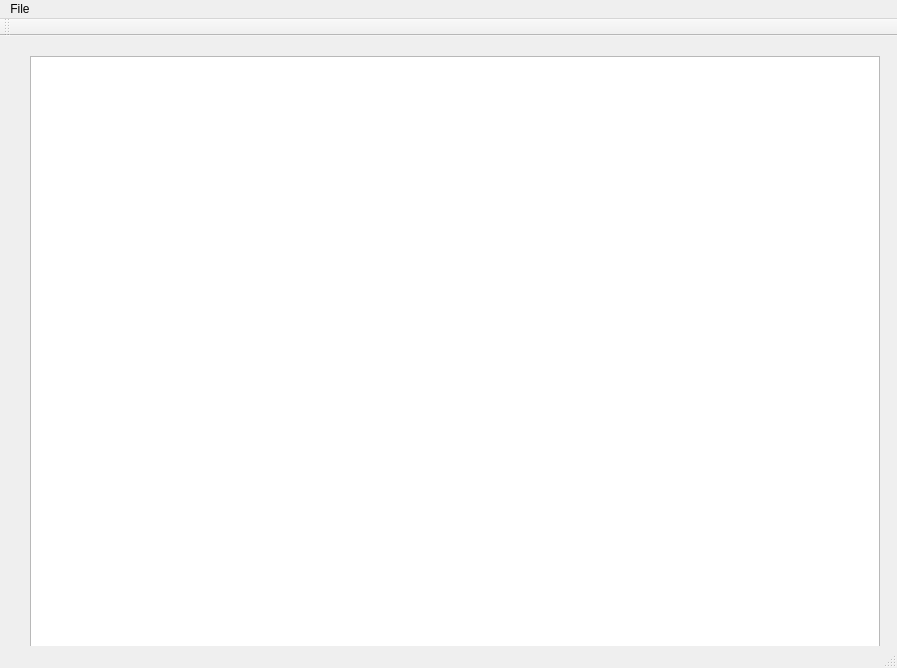
<?xml version="1.0" encoding="UTF-8"?>
<ui version="4.0">
 <class>MainWindow</class>
 <widget class="QMainWindow" name="MainWindow">
  <property name="geometry">
   <rect>
    <x>0</x>
    <y>0</y>
    <width>897</width>
    <height>668</height>
   </rect>
  </property>
  <property name="windowTitle">
   <string>MainWindow</string>
  </property>
  <widget class="QWidget" name="centralWidget">
   <widget class="QGraphicsView" name="graphicsView">
    <property name="geometry">
     <rect>
      <x>30</x>
      <y>20</y>
      <width>850</width>
      <height>650</height>
     </rect>
    </property>
    <property name="sizePolicy">
     <sizepolicy hsizetype="Expanding" vsizetype="Expanding">
      <horstretch>0</horstretch>
      <verstretch>0</verstretch>
     </sizepolicy>
    </property>
    <property name="minimumSize">
     <size>
      <width>850</width>
      <height>650</height>
     </size>
    </property>
    <property name="maximumSize">
     <size>
      <width>1024</width>
      <height>1024</height>
     </size>
    </property>
   </widget>
  </widget>
  <widget class="QMenuBar" name="menuBar">
   <property name="geometry">
    <rect>
     <x>0</x>
     <y>0</y>
     <width>897</width>
     <height>23</height>
    </rect>
   </property>
   <widget class="QMenu" name="menuFile">
    <property name="title">
     <string>File</string>
    </property>
    <widget class="QMenu" name="menuOpen">
     <property name="title">
      <string>Open</string>
     </property>
     <addaction name="actionType1"/>
     <addaction name="actionType2"/>
    </widget>
    <addaction name="menuOpen"/>
    <addaction name="actionConvert_2"/>
   </widget>
   <addaction name="menuFile"/>
  </widget>
  <widget class="QToolBar" name="mainToolBar">
   <attribute name="toolBarArea">
    <enum>TopToolBarArea</enum>
   </attribute>
   <attribute name="toolBarBreak">
    <bool>false</bool>
   </attribute>
  </widget>
  <widget class="QStatusBar" name="statusBar"/>
  <action name="actionType1">
   <property name="text">
    <string>Type1</string>
   </property>
  </action>
  <action name="actionType2">
   <property name="text">
    <string>Type2</string>
   </property>
  </action>
  <action name="actionConvert_2">
   <property name="text">
    <string>Convert</string>
   </property>
  </action>
 </widget>
 <layoutdefault spacing="6" margin="11"/>
 <resources/>
 <connections/>
</ui>
